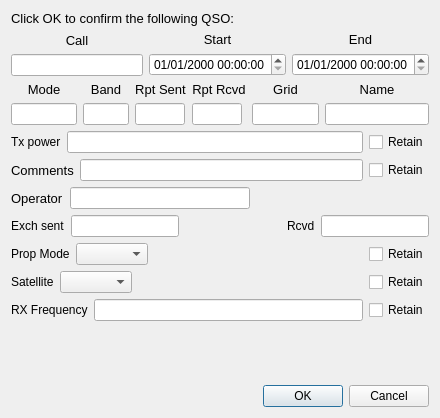
<?xml version="1.0" encoding="UTF-8"?>
<ui version="4.0">
 <class>LogQSO</class>
 <widget class="QDialog" name="LogQSO">
  <property name="geometry">
   <rect>
    <x>0</x>
    <y>0</y>
    <width>440</width>
    <height>418</height>
   </rect>
  </property>
  <property name="sizePolicy">
   <sizepolicy hsizetype="Preferred" vsizetype="Preferred">
    <horstretch>0</horstretch>
    <verstretch>0</verstretch>
   </sizepolicy>
  </property>
  <layout class="QVBoxLayout" name="verticalLayout_5">
   <item>
    <widget class="QLabel" name="label">
     <property name="font">
      <font>
       <pointsize>10</pointsize>
      </font>
     </property>
     <property name="text">
      <string>Click OK to confirm the following QSO:</string>
     </property>
    </widget>
   </item>
   <item>
    <layout class="QHBoxLayout" name="horizontalLayout_2">
     <item>
      <layout class="QVBoxLayout" name="verticalLayout">
       <item>
        <widget class="QLabel" name="lab1">
         <property name="font">
          <font>
           <pointsize>10</pointsize>
          </font>
         </property>
         <property name="text">
          <string>Call</string>
         </property>
         <property name="alignment">
          <set>Qt::AlignCenter</set>
         </property>
         <property name="buddy">
          <cstring>call</cstring>
         </property>
        </widget>
       </item>
       <item>
        <widget class="QLineEdit" name="call"/>
       </item>
      </layout>
     </item>
     <item>
      <layout class="QVBoxLayout" name="verticalLayout_2">
       <item>
        <widget class="QLabel" name="lab2">
         <property name="font">
          <font>
           <pointsize>10</pointsize>
          </font>
         </property>
         <property name="text">
          <string>Start</string>
         </property>
         <property name="alignment">
          <set>Qt::AlignCenter</set>
         </property>
         <property name="buddy">
          <cstring>start_date_time</cstring>
         </property>
        </widget>
       </item>
       <item>
        <widget class="QDateTimeEdit" name="start_date_time">
         <property name="sizePolicy">
          <sizepolicy hsizetype="Maximum" vsizetype="Fixed">
           <horstretch>0</horstretch>
           <verstretch>0</verstretch>
          </sizepolicy>
         </property>
         <property name="displayFormat">
          <string>dd/MM/yyyy HH:mm:ss</string>
         </property>
         <property name="timeSpec">
          <enum>Qt::UTC</enum>
         </property>
        </widget>
       </item>
      </layout>
     </item>
     <item>
      <layout class="QVBoxLayout" name="verticalLayout_3">
       <item>
        <widget class="QLabel" name="lab2_3">
         <property name="font">
          <font>
           <pointsize>10</pointsize>
          </font>
         </property>
         <property name="text">
          <string>End</string>
         </property>
         <property name="alignment">
          <set>Qt::AlignCenter</set>
         </property>
         <property name="buddy">
          <cstring>end_date_time</cstring>
         </property>
        </widget>
       </item>
       <item>
        <widget class="QDateTimeEdit" name="end_date_time">
         <property name="sizePolicy">
          <sizepolicy hsizetype="Maximum" vsizetype="Fixed">
           <horstretch>0</horstretch>
           <verstretch>0</verstretch>
          </sizepolicy>
         </property>
         <property name="displayFormat">
          <string>dd/MM/yyyy HH:mm:ss</string>
         </property>
         <property name="timeSpec">
          <enum>Qt::UTC</enum>
         </property>
        </widget>
       </item>
      </layout>
     </item>
    </layout>
   </item>
   <item>
    <layout class="QHBoxLayout" name="horizontalLayout_4">
     <item>
      <layout class="QVBoxLayout" name="verticalLayout_4">
       <item>
        <widget class="QLabel" name="lab4">
         <property name="font">
          <font>
           <pointsize>10</pointsize>
          </font>
         </property>
         <property name="text">
          <string>Mode</string>
         </property>
         <property name="alignment">
          <set>Qt::AlignCenter</set>
         </property>
         <property name="buddy">
          <cstring>mode</cstring>
         </property>
        </widget>
       </item>
       <item>
        <widget class="QLineEdit" name="mode">
         <property name="maximumSize">
          <size>
           <width>70</width>
           <height>16777215</height>
          </size>
         </property>
        </widget>
       </item>
      </layout>
     </item>
     <item>
      <layout class="QVBoxLayout" name="verticalLayout_6">
       <item>
        <widget class="QLabel" name="lab5">
         <property name="font">
          <font>
           <pointsize>10</pointsize>
          </font>
         </property>
         <property name="text">
          <string>Band</string>
         </property>
         <property name="alignment">
          <set>Qt::AlignCenter</set>
         </property>
         <property name="buddy">
          <cstring>band</cstring>
         </property>
        </widget>
       </item>
       <item>
        <widget class="QLineEdit" name="band">
         <property name="maximumSize">
          <size>
           <width>50</width>
           <height>16777215</height>
          </size>
         </property>
        </widget>
       </item>
      </layout>
     </item>
     <item>
      <layout class="QVBoxLayout" name="verticalLayout_7">
       <item>
        <widget class="QLabel" name="lab6">
         <property name="font">
          <font>
           <pointsize>10</pointsize>
          </font>
         </property>
         <property name="text">
          <string>Rpt Sent</string>
         </property>
         <property name="alignment">
          <set>Qt::AlignCenter</set>
         </property>
         <property name="buddy">
          <cstring>sent</cstring>
         </property>
        </widget>
       </item>
       <item>
        <widget class="QLineEdit" name="sent">
         <property name="maximumSize">
          <size>
           <width>50</width>
           <height>16777215</height>
          </size>
         </property>
        </widget>
       </item>
      </layout>
     </item>
     <item>
      <layout class="QVBoxLayout" name="verticalLayout_8">
       <item>
        <widget class="QLabel" name="lab7">
         <property name="font">
          <font>
           <pointsize>10</pointsize>
          </font>
         </property>
         <property name="text">
          <string>Rpt Rcvd</string>
         </property>
         <property name="alignment">
          <set>Qt::AlignCenter</set>
         </property>
         <property name="buddy">
          <cstring>rcvd</cstring>
         </property>
        </widget>
       </item>
       <item>
        <widget class="QLineEdit" name="rcvd">
         <property name="maximumSize">
          <size>
           <width>50</width>
           <height>16777215</height>
          </size>
         </property>
        </widget>
       </item>
      </layout>
     </item>
     <item>
      <layout class="QVBoxLayout" name="verticalLayout_9">
       <item>
        <widget class="QLabel" name="lab8">
         <property name="font">
          <font>
           <pointsize>10</pointsize>
          </font>
         </property>
         <property name="text">
          <string>Grid</string>
         </property>
         <property name="alignment">
          <set>Qt::AlignCenter</set>
         </property>
         <property name="buddy">
          <cstring>grid</cstring>
         </property>
        </widget>
       </item>
       <item>
        <widget class="QLineEdit" name="grid">
         <property name="maximumSize">
          <size>
           <width>70</width>
           <height>16777215</height>
          </size>
         </property>
        </widget>
       </item>
      </layout>
     </item>
     <item>
      <layout class="QVBoxLayout" name="verticalLayout_10">
       <item>
        <widget class="QLabel" name="lab9">
         <property name="enabled">
          <bool>true</bool>
         </property>
         <property name="font">
          <font>
           <pointsize>10</pointsize>
          </font>
         </property>
         <property name="text">
          <string>Name</string>
         </property>
         <property name="alignment">
          <set>Qt::AlignCenter</set>
         </property>
         <property name="buddy">
          <cstring>name</cstring>
         </property>
        </widget>
       </item>
       <item>
        <widget class="QLineEdit" name="name">
         <property name="enabled">
          <bool>true</bool>
         </property>
        </widget>
       </item>
      </layout>
     </item>
    </layout>
   </item>
   <item>
    <layout class="QHBoxLayout" name="horizontalLayout_6">
     <item>
      <widget class="QLabel" name="label_2">
       <property name="text">
        <string>Tx power</string>
       </property>
       <property name="buddy">
        <cstring>txPower</cstring>
       </property>
      </widget>
     </item>
     <item>
      <widget class="QLineEdit" name="txPower"/>
     </item>
     <item>
      <widget class="QCheckBox" name="cbTxPower">
       <property name="text">
        <string>Retain</string>
       </property>
      </widget>
     </item>
    </layout>
   </item>
   <item>
    <layout class="QHBoxLayout" name="horizontalLayout">
     <item>
      <widget class="QLabel" name="lab10">
       <property name="enabled">
        <bool>true</bool>
       </property>
       <property name="font">
        <font>
         <pointsize>10</pointsize>
        </font>
       </property>
       <property name="text">
        <string>Comments</string>
       </property>
       <property name="buddy">
        <cstring>comments</cstring>
       </property>
      </widget>
     </item>
     <item>
      <widget class="QLineEdit" name="comments">
       <property name="enabled">
        <bool>true</bool>
       </property>
      </widget>
     </item>
     <item>
      <widget class="QCheckBox" name="cbComments">
       <property name="text">
        <string>Retain</string>
       </property>
      </widget>
     </item>
    </layout>
   </item>
   <item>
    <layout class="QHBoxLayout" name="horizontalLayout_5">
     <item>
      <widget class="QLabel" name="operatorLabel">
       <property name="font">
        <font>
         <pointsize>10</pointsize>
        </font>
       </property>
       <property name="text">
        <string>Operator</string>
       </property>
       <property name="buddy">
        <cstring>loggedOperator</cstring>
       </property>
      </widget>
     </item>
     <item>
      <widget class="QLineEdit" name="loggedOperator">
       <property name="maximumSize">
        <size>
         <width>300</width>
         <height>16777215</height>
        </size>
       </property>
      </widget>
     </item>
     <item>
      <spacer name="horizontalSpacer">
       <property name="orientation">
        <enum>Qt::Horizontal</enum>
       </property>
       <property name="sizeHint" stdset="0">
        <size>
         <width>40</width>
         <height>20</height>
        </size>
       </property>
      </spacer>
     </item>
    </layout>
   </item>
   <item>
    <layout class="QHBoxLayout" name="horizontalLayout_3">
     <item>
      <widget class="QLabel" name="label_3">
       <property name="text">
        <string>Exch sent</string>
       </property>
       <property name="buddy">
        <cstring>exchSent</cstring>
       </property>
      </widget>
     </item>
     <item>
      <widget class="QLineEdit" name="exchSent">
       <property name="maximumSize">
        <size>
         <width>120</width>
         <height>16777215</height>
        </size>
       </property>
      </widget>
     </item>
     <item>
      <spacer name="horizontalSpacer_2">
       <property name="orientation">
        <enum>Qt::Horizontal</enum>
       </property>
       <property name="sizeHint" stdset="0">
        <size>
         <width>40</width>
         <height>20</height>
        </size>
       </property>
      </spacer>
     </item>
     <item>
      <widget class="QLabel" name="label_4">
       <property name="text">
        <string>Rcvd</string>
       </property>
       <property name="buddy">
        <cstring>exchRcvd</cstring>
       </property>
      </widget>
     </item>
     <item>
      <widget class="QLineEdit" name="exchRcvd">
       <property name="maximumSize">
        <size>
         <width>120</width>
         <height>16777215</height>
        </size>
       </property>
      </widget>
     </item>
    </layout>
   </item>
   <item>
    <layout class="QHBoxLayout" name="horizontalLayout_8" stretch="0,0,0,0">
     <item>
      <widget class="QLabel" name="label_5">
       <property name="text">
        <string>Prop Mode</string>
       </property>
       <property name="buddy">
        <cstring>comboBoxPropMode</cstring>
       </property>
      </widget>
     </item>
     <item>
      <widget class="QComboBox" name="comboBoxPropMode"/>
     </item>
     <item>
      <spacer name="horizontalSpacer_3">
       <property name="orientation">
        <enum>Qt::Horizontal</enum>
       </property>
       <property name="sizeHint" stdset="0">
        <size>
         <width>40</width>
         <height>20</height>
        </size>
       </property>
      </spacer>
     </item>
     <item>
      <widget class="QCheckBox" name="cbPropMode">
       <property name="text">
        <string>Retain</string>
       </property>
      </widget>
     </item>
    </layout>
   </item>
   <item>
    <layout class="QHBoxLayout" name="horizontalLayout_10">
     <property name="leftMargin">
      <number>0</number>
     </property>
     <property name="topMargin">
      <number>0</number>
     </property>
     <property name="rightMargin">
      <number>0</number>
     </property>
     <property name="bottomMargin">
      <number>0</number>
     </property>
     <item>
      <widget class="QLabel" name="label_6">
       <property name="text">
        <string>Satellite</string>
       </property>
       <property name="buddy">
        <cstring>comboBoxSatellite</cstring>
       </property>
      </widget>
     </item>
     <item>
      <widget class="QComboBox" name="comboBoxSatellite"/>
     </item>
     <item>
      <spacer name="horizontalSpacer_4">
       <property name="orientation">
        <enum>Qt::Horizontal</enum>
       </property>
       <property name="sizeHint" stdset="0">
        <size>
         <width>40</width>
         <height>20</height>
        </size>
       </property>
      </spacer>
     </item>
     <item>
      <widget class="QCheckBox" name="cbSatellite">
       <property name="text">
        <string>Retain</string>
       </property>
      </widget>
     </item>
    </layout>
   </item>
   <item>
    <layout class="QHBoxLayout" name="horizontalLayout_7">
     <item>
      <widget class="QLabel" name="label_7">
       <property name="text">
        <string>RX Frequency</string>
       </property>
      </widget>
     </item>
     <item>
      <widget class="QLineEdit" name="freqRx"/>
     </item>
     <item>
      <widget class="QCheckBox" name="cbFreqRx">
       <property name="text">
        <string>Retain</string>
       </property>
      </widget>
     </item>
    </layout>
   </item>
   <item>
    <spacer name="verticalSpacer">
     <property name="orientation">
      <enum>Qt::Vertical</enum>
     </property>
     <property name="sizeHint" stdset="0">
      <size>
       <width>20</width>
       <height>40</height>
      </size>
     </property>
    </spacer>
   </item>
   <item>
    <widget class="QDialogButtonBox" name="buttonBox">
     <property name="orientation">
      <enum>Qt::Horizontal</enum>
     </property>
     <property name="standardButtons">
      <set>QDialogButtonBox::Cancel|QDialogButtonBox::Ok</set>
     </property>
    </widget>
   </item>
  </layout>
 </widget>
 <tabstops>
  <tabstop>call</tabstop>
  <tabstop>start_date_time</tabstop>
  <tabstop>end_date_time</tabstop>
  <tabstop>mode</tabstop>
  <tabstop>band</tabstop>
  <tabstop>sent</tabstop>
  <tabstop>rcvd</tabstop>
  <tabstop>grid</tabstop>
  <tabstop>name</tabstop>
  <tabstop>txPower</tabstop>
  <tabstop>cbTxPower</tabstop>
  <tabstop>comments</tabstop>
  <tabstop>cbComments</tabstop>
  <tabstop>loggedOperator</tabstop>
  <tabstop>exchSent</tabstop>
  <tabstop>exchRcvd</tabstop>
  <tabstop>comboBoxPropMode</tabstop>
  <tabstop>cbPropMode</tabstop>
 </tabstops>
 <resources/>
 <connections>
  <connection>
   <sender>buttonBox</sender>
   <signal>accepted()</signal>
   <receiver>LogQSO</receiver>
   <slot>accept()</slot>
   <hints>
    <hint type="sourcelabel">
     <x>248</x>
     <y>254</y>
    </hint>
    <hint type="destinationlabel">
     <x>157</x>
     <y>274</y>
    </hint>
   </hints>
  </connection>
  <connection>
   <sender>buttonBox</sender>
   <signal>rejected()</signal>
   <receiver>LogQSO</receiver>
   <slot>reject()</slot>
   <hints>
    <hint type="sourcelabel">
     <x>316</x>
     <y>260</y>
    </hint>
    <hint type="destinationlabel">
     <x>286</x>
     <y>274</y>
    </hint>
   </hints>
  </connection>
 </connections>
</ui>
